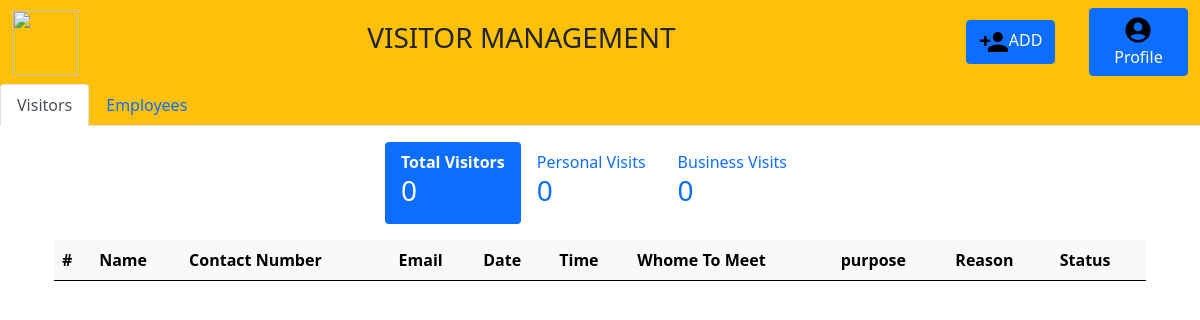
Page /FFdashboard (signed in) on the earlier database version.
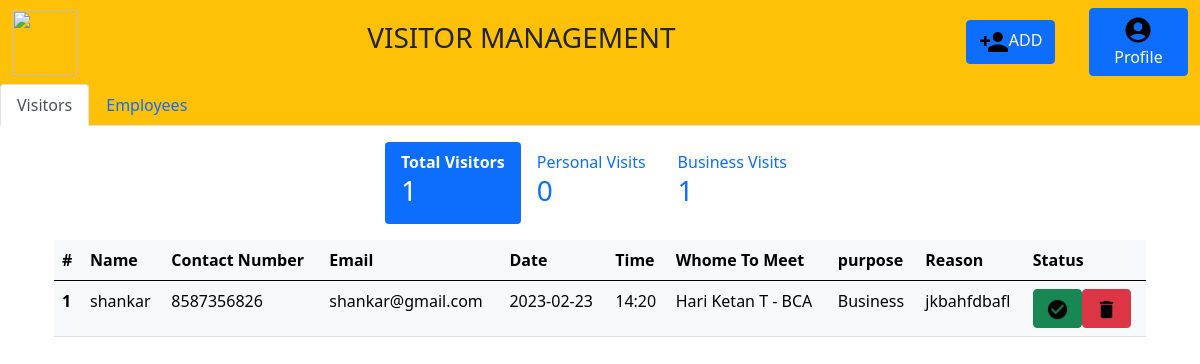
Same page on the later database version.
### tables this page shows
CREATE TABLE "register1" (
	"name"	TEXT,
	"contact_number"	INTEGER,
	"email"	TEXT,
	"date"	TEXT,
	"time"	TEXT,
	"whom_to_meet"	TEXT,
	"purpose"	TEXT,
	"reason"	TEXT,
	"photo"	TEXT,
	"status"	TEXT,
	"id"	INTEGER,
	"department"	TEXT,
	PRIMARY KEY("id" AUTOINCREMENT)
);

### app.py (the view)
@app.get("/FFdashboard", response_class=HTMLResponse)
def FFdashboard(request:Request):
    isLogin = request.session.get('isLogin')
    role = request.session.get('role')
    email = request.session.get('email')
    users = db.executeQueryWithParams("select * from users where email =?", [email,])[0]
    name = users['name']
    department = users['department']
    contact_number = users['contact_number']
    date_of_birth = users['date_of_birth']
    pfp = users['pfp']
    whom_to_meet = name + " - " + department
    if role == 1:
        conn = sqlite3.connect("app.db")
        cursor = conn.cursor()
        admin= cursor.execute("SELECT * FROM users where email=?", (email,))
        cursor.execute("SELECT COUNT(*) FROM register1 where whom_to_meet =?", (whom_to_meet,))
        total_visitors = cursor.fetchone()
        cursor.execute("SELECT COUNT(*) FROM register1 where whom_to_meet =? and purpose ='Personal'",(whom_to_meet,))
        visitors_personal = cursor.fetchone()
        cursor.execute("SELECT COUNT(*) FROM register1 where whom_to_meet =? and purpose ='Business'",(whom_to_meet,))
        visitors_business = cursor.fetchone()
        admin_meeting = db.executeQueryWithParams("select * from register1 where whom_to_meet =? order by id DESC", [whom_to_meet])
        admin_meeting_personal = db.executeQueryWithParams("select * from register1 where whom_to_meet =? and purpose =? order by id DESC", [whom_to_meet,"Personal"])
        admin_meeting_business = db.executeQueryWithParams("select * from register1 where whom_to_meet =? and purpose =? order by id DESC", [whom_to_meet,"Business"])
        orders = db.executeQuery("select * from register1 order by id DESC")
        return templates.TemplateResponse("FFdashboard.html",{"request":request, "orders": orders, "admin_meeting": admin_meeting, "admin_meeting_personal": admin_meeting_personal, "admin_meeting_business":  admin_meeting_business, "email":email, "admin": admin, "total_visitors":total_visitors[0], "visitors_personal": visitors_personal[0], "visitors_business":visitors_business[0], "name": name, "department": department, "date_of_birth": date_of_birth, "contact_number":contact_number, "pfp": pfp})
    else:
        return "Unauthorized Access"

### templates/FFdashboard.html (shortened to what the changed rows need)
<!doctype html>
<html lang="en">
  <head>
    <link href="https://cdn.jsdelivr.net/npm/bootstrap@5.0.2/dist/css/bootstrap.min.css" rel="stylesheet">
  </head>
  <body>
    <div class="tab-content">
      <div class="tab-pane container active" id="Avisitors">
        <div class="container mt-3">
          <div class="row">
             <ul class="nav nav-pills justify-content-center">
             <li class="nav-item">
               <a class="nav-link active" data-bs-toggle="tab" href="#Atotal"><b>Total Visitors</b><br><h3>{{ total_visitors }}</h3></a>
             </li>
             <li class="nav-item">
               <a class="nav-link" data-bs-toggle="tab" href="#Abusiness">Business Visits<br><h3>{{ visitors_business }}</h3></a>
             </li>
            </ul>
          </div>
        </div>
      </div>
    </div>
      <div class="tab-content">
        <div class="tab-pane container active" id="Atotal">
          <div class="container mt-3">
            <table class="table table-light table-responsive">
              <thead>
                <tr>
                  <th scope="col">#</th>
                  <th>Name</th>
                  <th>Contact Number</th>
                  <th>Email</th>
                  <th>Date</th>
                  <th>Time</th>
                  <th>Whome To Meet</th>
                  <th>purpose</th>
                  <th>Reason</th>
                  <th>Status</th>
                </tr>
              </thead>
              <tbody>
                {% for meetings in admin_meeting %}
                    <tr>
                        <th scope="row">{{ loop.index }}</th>
                        <td>{{meetings.name}}</td>
                        <td>{{meetings.contact_number}}</td>
                        <td>{{meetings.email}}</td>
                        <td>{{meetings.date}}</td>
                        <td>{{meetings.time}}</td>
                        <td>{{meetings.whom_to_meet}}</td>
                        <td>{{meetings.purpose}}</td>
                        <td>{{meetings.reason}}</td>
                        {%if not meetings.status%}
                        <td>
                         <div class="btn-group" role="group" aria-label="Basic mixed styles example">
                          <form action="/Aauthorize?statuses=Accepted&id={{meetings.id}}" method="post">
                            <button type="submit" class="btn btn-success"><img src="/static/images/baseline_check_circle_black_24dp.png" width="23" height="23"></button>
                          </form>
                          <form action="/Aauthorize?statuses=Rejected&id={{meetings.id}}" method="post">
                            <button type="submit" class="btn btn-danger"><img src="/static/images/baseline_delete_black_24dp.png" width="23" height="23"></button>
                          </form>
                         </div>
                        </td>
                        {% elif meetings.status == "Accepted" %}
                        <td>
                          Accepted
                        </td>
                        {% else %}
                        <td>
                          Rejected
                        </td>
                        {% endif %}
                    </tr>
                    {% endfor %}
              </tbody>
            </table>
          </div>
        </div>
      </div>
  </body>
</html>

Differences in the rows shown:
added register1: name "shankar", contact_number "8587356826", email "shankar@gmail.com", date "2023-02-23", time "14:20", whom_to_meet "Hari Ketan T - BCA", purpose "Business", reason "jkbahfdbafl"
Other differences:
{{ total_visitors }}: "0" → "1"
{{ visitors_business }}: "0" → "1"
